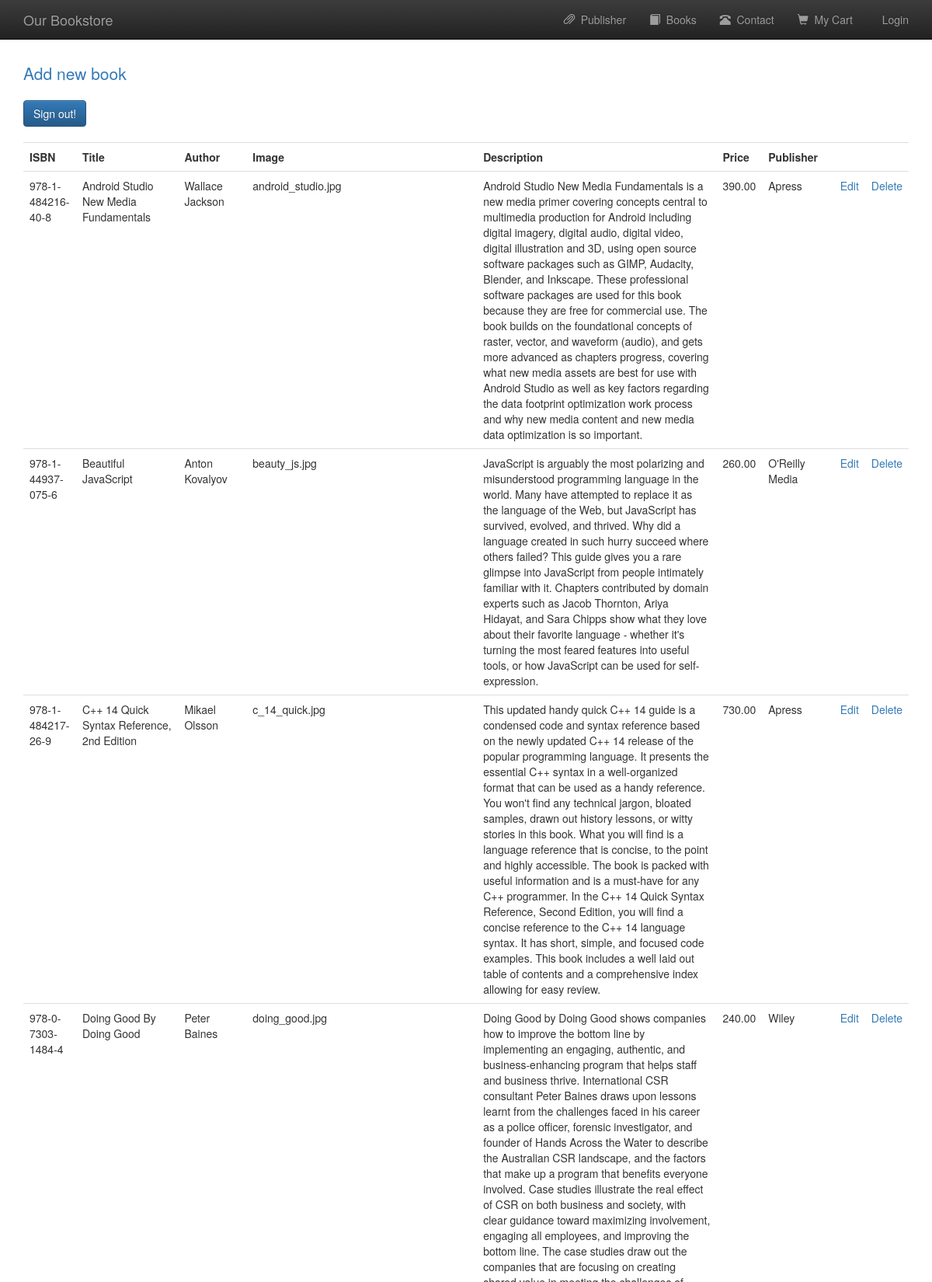
The page /admin_book.php (signed in, upper part) on the database its author committed.
### tables this page shows
CREATE TABLE `books` (
  `book_isbn` varchar(20) NOT NULL,
  `book_title` varchar(60) DEFAULT NULL,
  `book_author` varchar(60) DEFAULT NULL,
  `book_image` varchar(40) DEFAULT NULL,
  `book_descr` text DEFAULT NULL,
  `book_price` decimal(6,2) NOT NULL,
  `publisherid` int(10) UNSIGNED NOT NULL
);

CREATE TABLE `publisher` (
  `publisherid` int(10) UNSIGNED NOT NULL,
  `publisher_name` varchar(60) NOT NULL
);

### functions/database_functions.php (called while the page is built, shortened)
<?php
	function getPubName($conn, $pubid){
		$query = "SELECT publisher_name FROM publisher WHERE publisherid = '$pubid'";
		$result = mysqli_query($conn, $query);
		$row = mysqli_fetch_assoc($result);
		return $row['publisher_name'];
	}
	function getAll($conn){
		$query = "SELECT * from books as bk join publisher as pb WHERE pb.publisherid = bk.publisherid ORDER BY bk.book_title;";
		$result = mysqli_query($conn, $query);
		return $result;
	}
?>

### admin_book.php (the view, shortened to what this page needs)
<?php
	require_once "./template/header.php";
	require_once "./functions/database_functions.php";
	$conn = db_connect();
	$result = getAll($conn);
?>
	<p class="lead"><a href="admin_add.php">Add new book</a></p>
	<a href="admin_signout.php" class="btn btn-primary">Sign out!</a>
	<table class="table" style="margin-top: 20px">
		<tr>
			<th>ISBN</th>
			<th>Title</th>
			<th>Author</th>
			<th>Image</th>
			<th>Description</th>
			<th>Price</th>
			<th>Publisher</th>
			<th>&nbsp;</th>
			<th>&nbsp;</th>
		</tr>
		<?php while($row = mysqli_fetch_assoc($result)){ ?>
		<tr>
			<td><?php echo $row['book_isbn']; ?></td>
			<td><?php echo $row['book_title']; ?></td>
			<td><?php echo $row['book_author']; ?></td>
			<td><?php echo $row['book_image']; ?></td>
			<td><?php echo $row['book_descr']; ?></td>
			<td><?php echo $row['book_price']; ?></td>
			<td><?php echo getPubName($conn, $row['publisherid']); ?></td>
			<td><a href="admin_edit.php?bookisbn=<?php echo $row['book_isbn']; ?>">Edit</a></td>
			<td><a href="admin_delete.php?bookisbn=<?php echo $row['book_isbn']; ?>">Delete</a></td>
		</tr>
		<?php } ?>
	</table>
<?php
	require_once "./template/footer.php";
?>

### rows shown on the page
books: book_isbn "978-1-484216-40-8", book_title "Android Studio New Media Fundamentals", book_author "Wallace Jackson", book_image "android_studio.jpg", book_descr "Android Studio New Media Fundamentals is a new media primer covering concepts central to multimedia production for Android including digital imagery, digital audio, digital video, digital illustration and 3D, using open source software packages such as GIMP, Audacity, Blender, and Inkscape. These professional software packages are used for this book because they are free for commercial use. The book builds on the foundational concepts of raster, vector, and waveform (audio), and gets more advanced as chapters progress, covering what new media assets are best for use with Android Studio as well as key factors regarding the data footprint optimization work process and why new media content…", book_price "390.00", publisherid.publisher_name "Apress"
books: book_isbn "978-1-44937-075-6", book_title "Beautiful JavaScript", book_author "Anton Kovalyov", book_image "beauty_js.jpg", book_descr "JavaScript is arguably the most polarizing and misunderstood programming language in the world. Many have attempted to replace it as the language of the Web, but JavaScript has survived, evolved, and thrived. Why did a language created in such hurry succeed where others failed? This guide gives you a rare glimpse into JavaScript from people intimately familiar with it. Chapters contributed by domain experts such as Jacob Thornton, Ariya Hidayat, and Sara Chipps show what they love about their favorite language - whether it's turning the most feared features into useful tools, or how JavaScript can be used for self-expression.", book_price "260.00", publisherid.publisher_name "O'Reilly Media"
books: book_isbn "978-1-484217-26-9", book_title "C++ 14 Quick Syntax Reference, 2nd Edition", book_author "Mikael Olsson", book_image "c_14_quick.jpg", book_descr "This updated handy quick C++ 14 guide is a condensed code and syntax reference based on the newly updated C++ 14 release of the popular programming language. It presents the essential C++ syntax in a well-organized format that can be used as a handy reference. You won't find any technical jargon, bloated samples, drawn out history lessons, or witty stories in this book. What you will find is a language reference that is concise, to the point and highly accessible. The book is packed with useful information and is a must-have for any C++ programmer. In the C++ 14 Quick Syntax Reference, Second Edition, you will find a concise reference to the C++ 14 language syntax. It has short, simple, and…", book_price "730.00", publisherid.publisher_name "Apress"
books: book_isbn "978-0-7303-1484-4", book_title "Doing Good By Doing Good", book_author "Peter Baines", book_image "doing_good.jpg", book_price "240.00", publisherid.publisher_name "Wiley"
